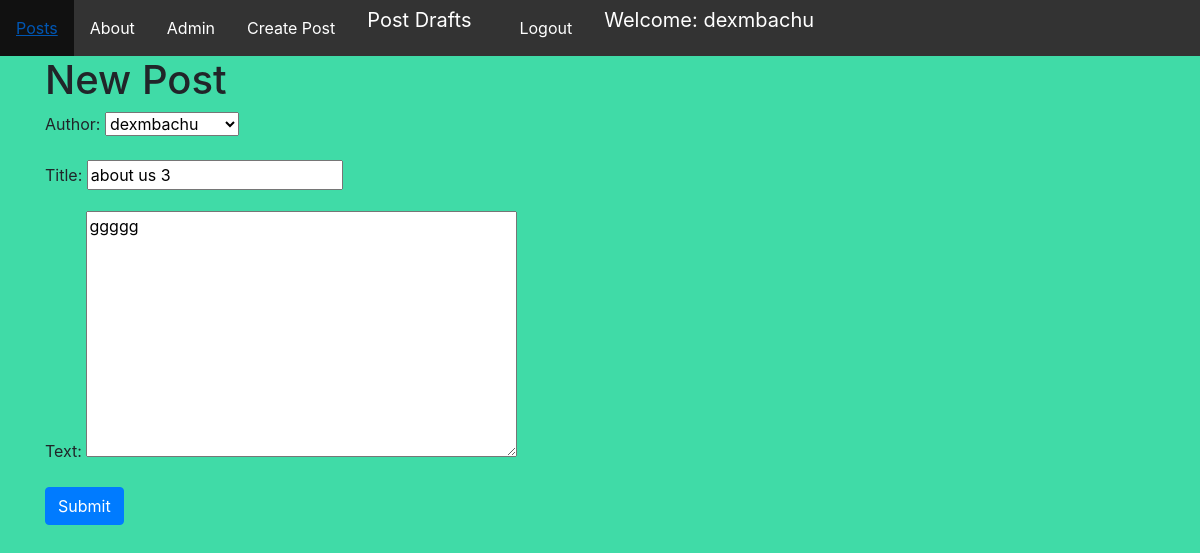
/blogclone/post/10/edit (signed in), run on the app's committed database.
### blogclone/models.py (models this page shows, shortened)
class Post(models.Model):
    author = models.ForeignKey('auth.User', related_name='posts', on_delete=models.CASCADE)
    title = models.CharField(max_length=200)
    text = models.TextField()
    create_date = models.DateTimeField(default=timezone.now)
    published_date = models.DateTimeField(blank=True, null=True)

### blogclone/views.py (the view)
class PostUpdateView(LoginRequiredMixin, UpdateView):
    login_url = '/login/'
    redirect_field_name = 'blogclone/post_detail.html'
    form_class = PostForm
    model = Post

### blogclone/forms.py
class PostForm(forms.ModelForm):
    class Meta():
        model = Post
        fields = ('author', 'title', 'text')
        widgets = {
            'title': forms.TextInput(attrs={'class': 'textinputclass'}),
            'text': forms.Textarea(attrs={'class': 'editable medium-editor-textarea postcontent'})
        }

### blogclone/templates/blogclone/post_form.html (shortened to what this page needs)
{% extends 'blogclone/base.html' %}
{% load static %}
{% block content %}
    <h1>New Post</h1>
    <form class="post-form" method="POST">
        {{ form.as_p }}
    <button class="save btn btn-primary" type="submit">Submit</button>
    </form>
    {% endblock %}

### blogclone/templates/blogclone/base.html (shortened to what this page needs)
{% load static %}
<!doctype html>
<html lang="en">
  <head>
    <link rel="stylesheet" href="https://stackpath.bootstrapcdn.com/bootstrap/4.3.1/css/bootstrap.min.css">
    <link rel="stylesheet" href="//cdn.jsdelivr.net/npm/medium-editor@latest/dist/css/medium-editor.min.css" type="text/css" media="screen" charset="utf-8">
    <link rel="stylesheet" href="{% static 'blogclone/css/style.css' %}">
  </head>
  <body>
    <ul>
        <li><a class="navbar-link"
               href="{% url 'blogclone:list-posts' %}">Posts</a></li>
        <li><a class="navbar-link"
               href="{% url 'blogclone:about' %}">About</a></li>
        <li><a class="navbar-link"
               href="{% url 'admin:index' %}">Admin</a></li>
        {% if user.is_authenticated %}
            <li><a class="navbar-link"
                   href="{% url 'blogclone:create-post' %}">Create Post</a></li>
            <li><a class="navbar-brand"
                   href="{% url 'blogclone:post-drafts' %}">Post Drafts</a></li>
            <li><a class="navbar-link"
                   href="{% url 'logout' %}">Logout</a></li>
            <li><a class="navbar-brand"
            >Welcome: {{ user.username }}</a></li>
        {% else %}
            <li><a class="navbar-link"
                   href="{% url 'login' %}">Login</a></li>
        {% endif %}
    </ul>
    <div class="container container">
        {% block content %}
        {% endblock %}
    </div>
  </body>
</html>

### blogclone/static/blogclone/css/style.css (style rules this page uses)
body { background-color: rgb(64, 219, 167); }
ul { list-style-type: none; margin: 0; padding: 0; overflow: hidden; background-color: #333333; }
li { float: left; color:#fff; }
li a { display: block; color: white; text-align: center; padding: 16px; text-decoration: none; }

### data on the page
Post: author "dexmbachu", title "about us 3", text "ggggg"

### other printed values
{{ user.username }} "dexmbachu"
